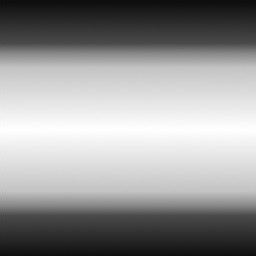
//> input picture projects/pdi/imagemTilt1.jpeg, 256 x 256 px
$ ./cannypoints_2 imagemTilt1.jpeg   (built with g++ and OpenCV 4)
//> lines starting //> are read from the running program, lines starting //| are printed output that depends on the picture; after the words box and inside, x2 and y2 are one past the last pixel; in counts of white or black regions, pixels touching at a corner belong together
#include <iostream>
#include <opencv2/opencv.hpp>
#include <fstream>
#include <iomanip>
#include <vector>
#include <algorithm>
#include <numeric>
#include <ctime>
#include <cstdlib>

using namespace std;
using namespace cv;

#define JITTER 1
#define RAIO 1

int top_slider = 1;
int top_slider_max = 20;

char TrackbarName[50];

Mat image, border, points, out;
int width, height;
int x, y, raio;
Vec3b val;


void on_trackbar_canny(int, void*){
  Canny(image, border, 10*top_slider, 30*top_slider);
  //imshow("canny", border);

  points = Mat(height, width, CV_8UC3, Scalar(255,255,255));
  //points = Scalar(255,255,255);

  for(int l=0; l<height ;l++){
      for(int c=0; c<width ;c++){
        if(border.at<uchar>(l,c) == 255){
         //raio = 1+rand()%3;
          if(top_slider < 5) raio = 1;
          else if(top_slider >= 5 && top_slider < 10) raio = 2;
          else if(top_slider >= 10 && top_slider < 15) raio = 3;
          else raio = 4;
          x = l+rand()%(2*JITTER)-JITTER+1;
          y = c+rand()%(2*JITTER)-JITTER+1;
          val[0] = (int)(image.at<Vec3b>(x,y)[0]);
          val[1] = (int)(image.at<Vec3b>(x,y)[1]);
          val[2] = (int)(image.at<Vec3b>(x,y)[2]);
          circle(points,
                 cv::Point(y,x),
                 raio,
                 cv::Scalar(val[0],val[1],val[2]),
                 -1);
        }
      }
  }
    imshow("canny", points);
    //waitKey();
}

int main(int argc, char** argv){

  image= imread(argv[1],CV_LOAD_IMAGE_COLOR);
//> image is the input picture: 256 rows x 256 cols, CV_8UC3; min 12, max 255, mean 149.5

  srand(time(0));

  width=image.size().width;
//> width = 256
  height=image.size().height;
//> height = 256

  if(!image.data){
  cout << "nao abriu" << argv[1] << endl;
    cout << argv[0] << " imagem.jpg";
    exit(0);
  }

  points = Mat(height, width, CV_8U, Scalar(255,255,255));

  sprintf( TrackbarName, "Threshold inferior x %d", top_slider_max);
  namedWindow("canny",1);
  createTrackbar( TrackbarName, "canny",
                &top_slider,
                top_slider_max,
                on_trackbar_canny );

  on_trackbar_canny(top_slider, 0 );
//> in on_trackbar_canny, `Canny(image, border, 10*top_slider, 30*top_slider);`:
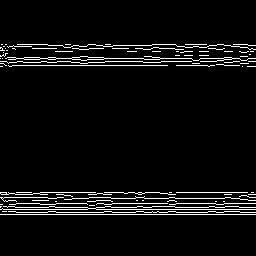
//> border: 256 rows x 256 cols, CV_8UC1; 5.2% white in thin lines or dots, all inside (x1, y1, x2, y2) = (0, 44, 256, 215)
//> after the loop in on_trackbar_canny, `for(int l=0; l<height ;l++)`:
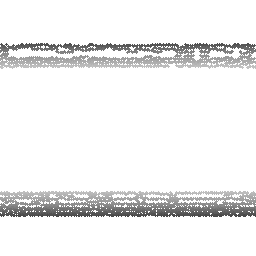
//> points: 256 rows x 256 cols, CV_8UC3; min 71, max 255, mean 239

  waitKey(0);
//> after the loop in on_trackbar_canny (call 2), `for(int l=0; l<height ;l++)`:
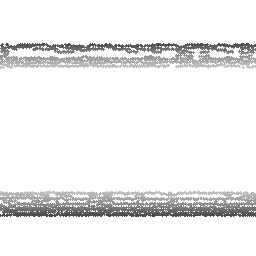
//> points: 256 rows x 256 cols, CV_8UC3; min 73, max 255, mean 239
  return 0;
}

$ run again, on projects/pdi/biel.png
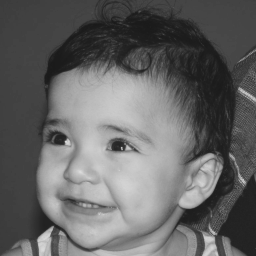
//> input picture projects/pdi/biel.png, 256 x 256 px
//> image is the input picture: 256 rows x 256 cols, CV_8UC3; min 26, max 219, mean 100.9
//> in on_trackbar_canny, `Canny(image, border, 10*top_slider, 30*top_slider);`:
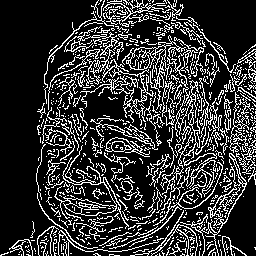
//> border: 256 rows x 256 cols, CV_8UC1; 20.7% white in thin lines or dots
//> after the loop in on_trackbar_canny (call 2), `for(int l=0; l<height ;l++)`:
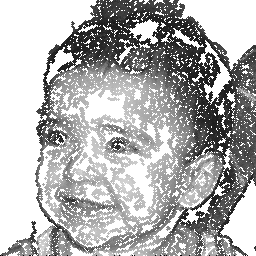
//> points: 256 rows x 256 cols, CV_8UC3; min 0, max 255, mean 177.5

$ run again, on projects/pdi/blend2.jpg
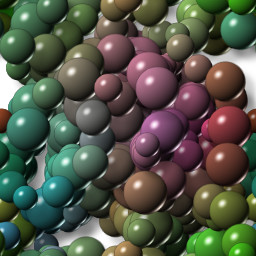
//> input picture projects/pdi/blend2.jpg, 256 x 256 px
//> image is the input picture: 256 rows x 256 cols, CV_8UC3; mean B, G, R 71.6, 86.1, 82.2
//> in on_trackbar_canny, `Canny(image, border, 10*top_slider, 30*top_slider);`:
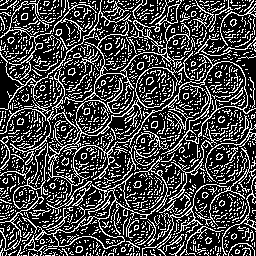
//> border: 256 rows x 256 cols, CV_8UC1; 27.1% white in thin lines or dots
//> after the loop in on_trackbar_canny (call 2), `for(int l=0; l<height ;l++)`:
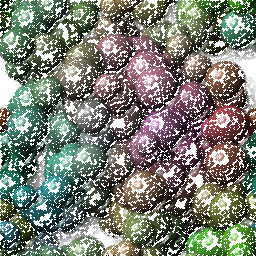
//> points: 256 rows x 256 cols, CV_8UC3; mean B, G, R 121.2, 131.3, 128.5
